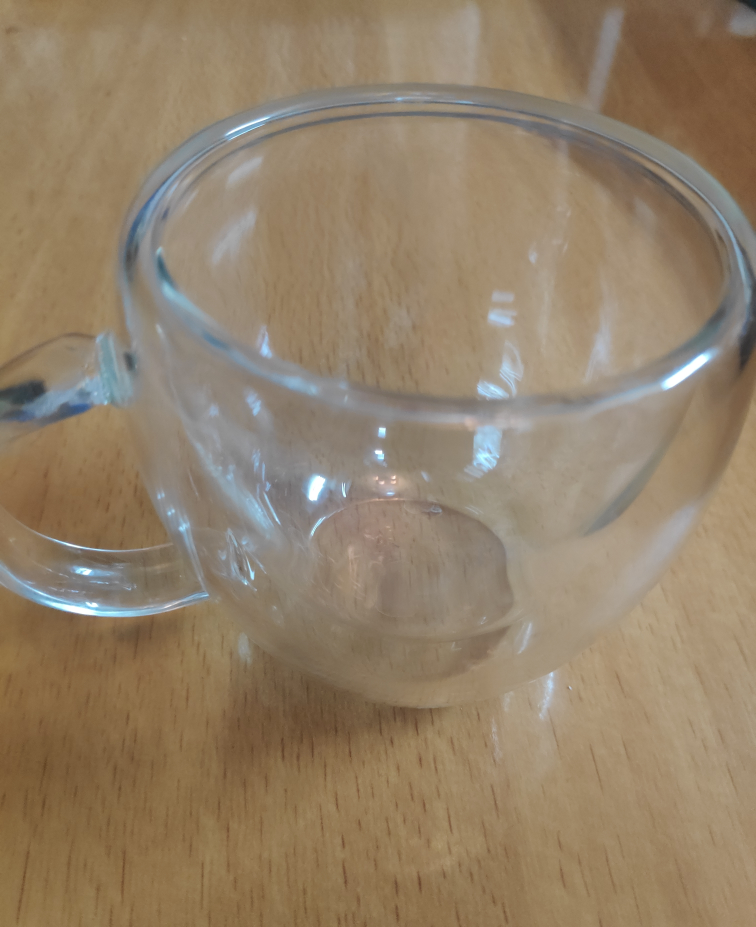
#> input picture part1/my_image.jpg, 3024 x 3706 px (shown at 1/4 size)
$ python main.py
#> lines starting #> are read from the running program, lines starting #| are printed output that depends on the picture
import cv2


image = cv2.imread('my_image.jpg')
#> image is the input picture: shape (3706, 3024, 3); mean B, G, R 105, 128.7, 146.8


image = cv2.resize(image, (600, 400))
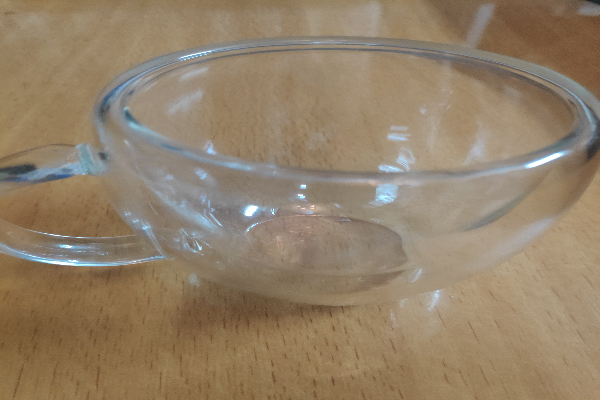
#> image: shape (400, 600, 3); mean B, G, R 104.9, 128.6, 146.7


text1 = "Yahya Musmar - 12112501"
text2 = "Ameed Othman - 12220692"
cv2.putText(image, text1, (30, 360), cv2.FONT_HERSHEY_SIMPLEX, 0.5, (255, 255, 255), 2)
cv2.putText(image, text2, (30, 380), cv2.FONT_HERSHEY_SIMPLEX, 0.5, (255, 255, 255), 2)
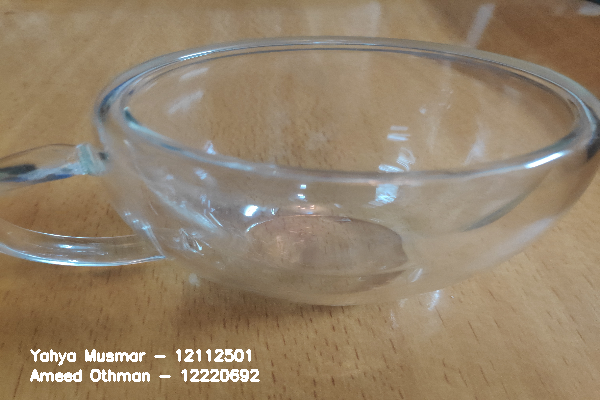
#> image: shape (400, 600, 3); mean B, G, R 107, 130.2, 148


cv2.imshow("Watermarked Image", image)
cv2.imwrite("watermarked.jpg", image)
cv2.waitKey(0)
cv2.destroyAllWindows()
